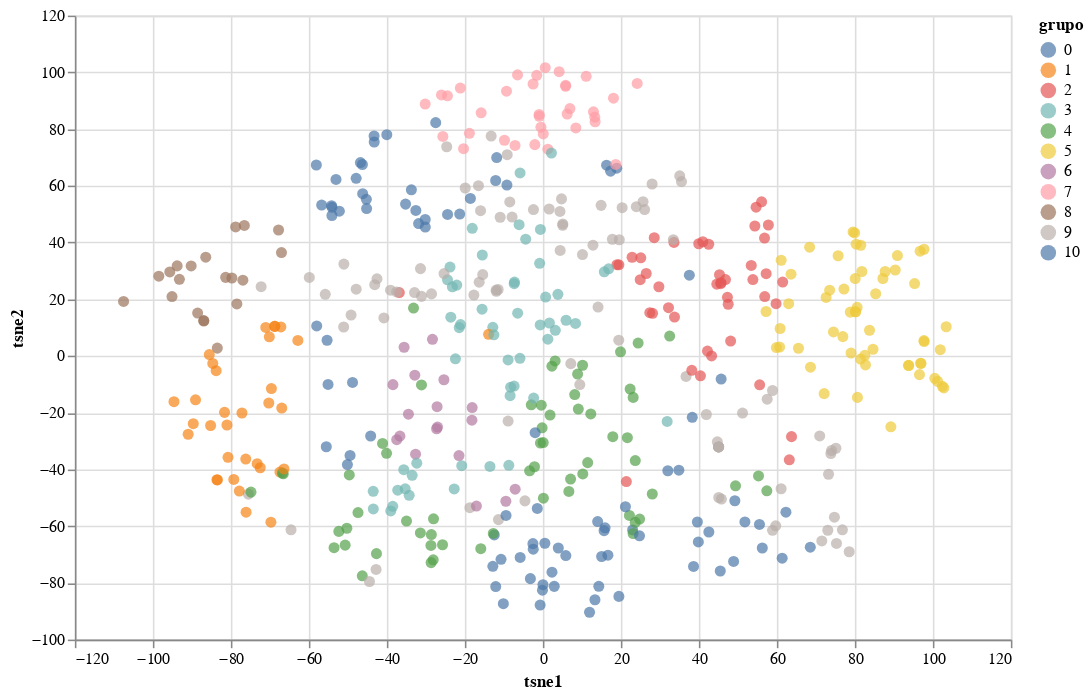

Notebook code for this chart:
### Code cell
relatos1 = relato_topico.assign(grupo = labels, 
                              tsne1 = relatos_embedded[:,0], tsne2 = relatos_embedded[:,1])
width = 600
height = 400
alt.Chart(relatos1.sample(500)).mark_circle(
    opacity = .7,
    size = 50
).encode(
    x = 'tsne1',
    y = 'tsne2', 
    color = 'grupo:N',
    tooltip = [str(c) for c in relatos1.columns]
).interactive().properties(
    width=width,
    height=height
)

### Figure 1 — Vega-Lite specification as saved in the notebook (floating-point values rounded to 4 significant figures; data arrays with more than 128 entries replaced by an {"elided": "..."} marker saying what was removed)
{"config": {"view": {"continuousWidth": 300, "continuousHeight": 300}}, "data": {"name": "data-814aa6313f8846bc08e83b654e050f1e"}, "mark": {"type": "circle", "opacity": 0.7, "size": 50}, "encoding": {"color": {"field": "grupo", "type": "nominal"}, "tooltip": [{"field": "Relato_Index", "type": "quantitative"}, {"field": "Topic 1", "type": "quantitative"}, {"field": "Topic 2", "type": "quantitative"}, {"field": "Topic 3", "type": "quantitative"}, {"field": "Topic 4", "type": "quantitative"}, {"field": "Topic 5", "type": "quantitative"}, {"field": "Topic 6", "type": "quantitative"}, {"field": "Topic 7", "type": "quantitative"}, {"field": "Topic 8", "type": "quantitative"}, {"field": "Topic 9", "type": "quantitative"}, {"field": "Topic 10", "type": "quantitative"}, {"field": "Topic 11", "type": "quantitative"}, {"field": "Topic 12", "type": "quantitative"}, {"field": "Topic 13", "type": "quantitative"}, {"field": "Topic 14", "type": "quantitative"}, {"field": "Topic 15", "type": "quantitative"}, {"field": "Topic 16", "type": "quantitative"}, {"field": "Topic 17", "type": "quantitative"}, {"field": "Topic 18", "type": "quantitative"}, {"field": "Topic 19", "type": "quantitative"}, {"field": "Topic 20", "type": "quantitative"}, {"field": "grupo", "type": "quantitative"}, {"field": "tsne1", "type": "quantitative"}, {"field": "tsne2", "type": "quantitative"}], "x": {"field": "tsne1", "type": "quantitative"}, "y": {"field": "tsne2", "type": "quantitative"}}, "height": 400, "params": [{"name": "param_2", "select": {"type": "interval", "encodings": ["x", "y"]}, "bind": "scales"}], "width": 600, "$schema": "https://vega.github.io/schema/vega-lite/v5.17.0.json", "datasets": {"data-814aa6313f8846bc08e83b654e050f1e": {"elided": "500 records"}}}
